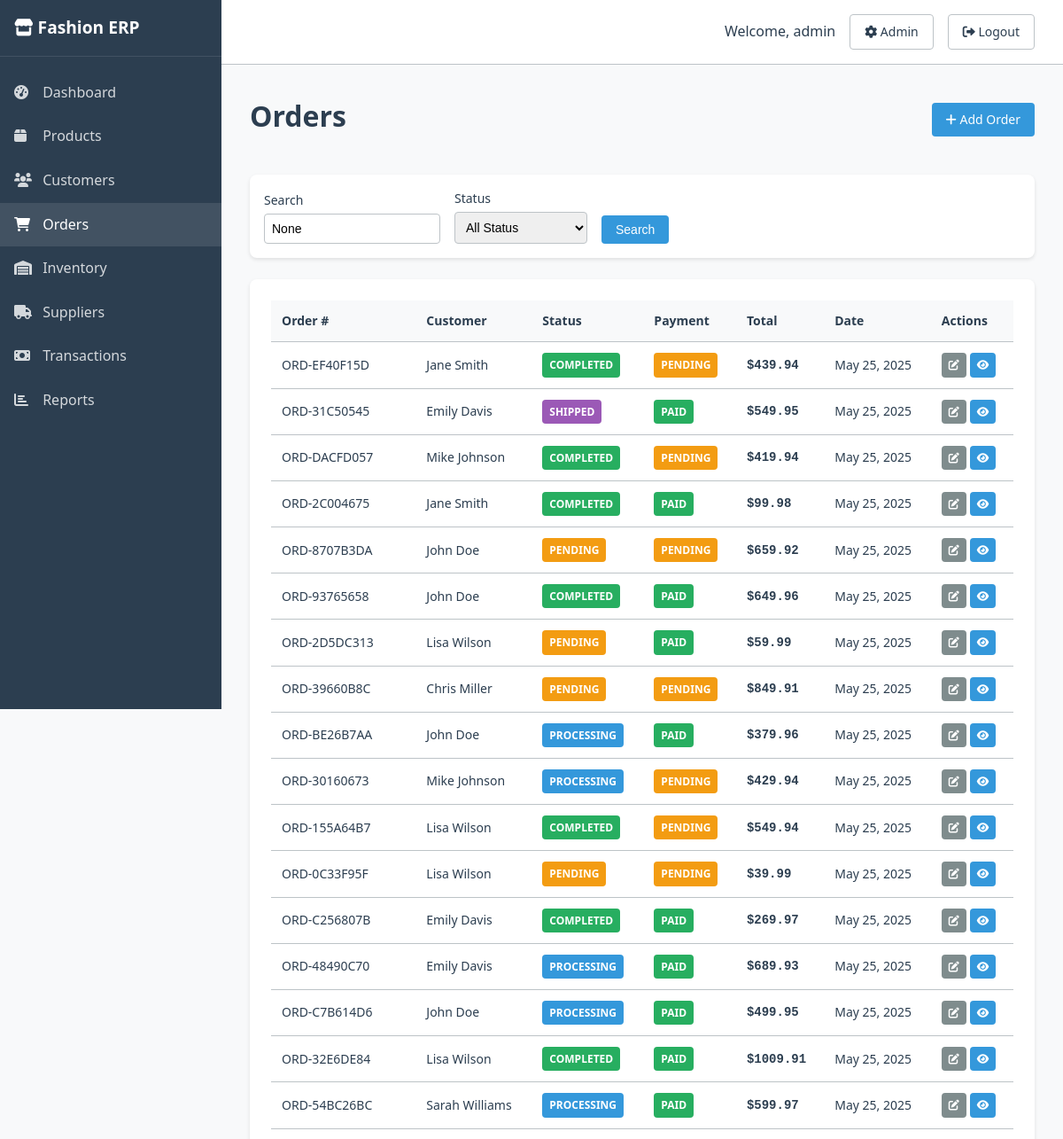
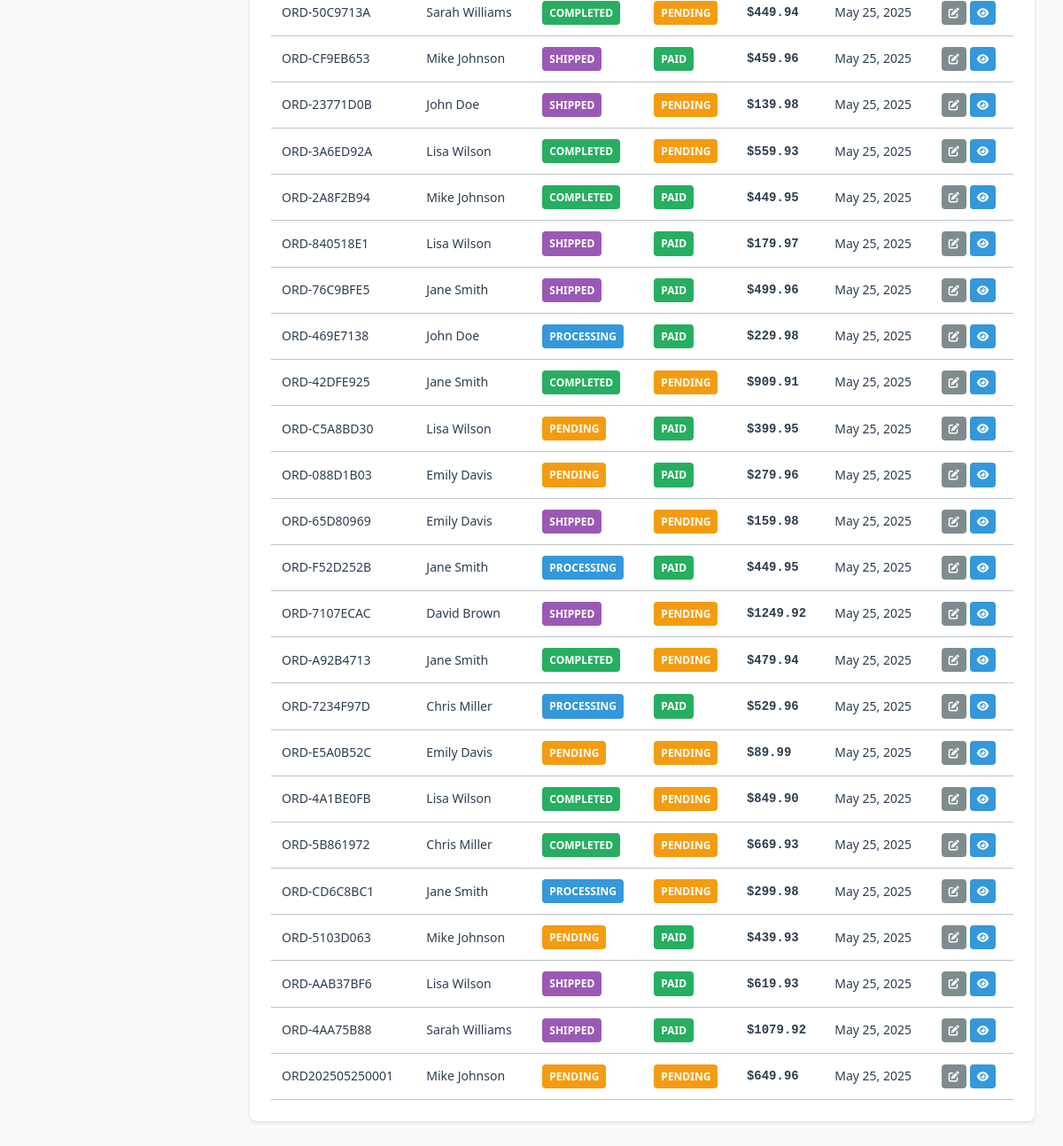
Screenshot of /orders/ (signed in) with the database file from the repository (2 pictures, top to bottom).
### erp/models.py (models this page shows, shortened)
class Order(models.Model):
    STATUS_CHOICES = [
        ('pending', 'Pending'),
        ('processing', 'Processing'),
        ('shipped', 'Shipped'),
        ('delivered', 'Delivered'),
        ('cancelled', 'Cancelled'),
        ('completed', 'Completed'),
    ]
    PAYMENT_STATUS_CHOICES = [
        ('pending', 'Pending'),
        ('paid', 'Paid'),
        ('failed', 'Failed'),
        ('refunded', 'Refunded'),
    ]
    order_number = models.CharField(max_length=20, unique=True, blank=True)
    customer = models.ForeignKey(Customer, related_name='orders', on_delete=models.CASCADE)
    status = models.CharField(max_length=20, choices=STATUS_CHOICES, default='pending')
    payment_status = models.CharField(max_length=20, choices=PAYMENT_STATUS_CHOICES, default='pending')
    subtotal = models.DecimalField(max_digits=10, decimal_places=2, validators=[MinValueValidator(0)])
    tax_amount = models.DecimalField(max_digits=10, decimal_places=2, default=0, validators=[MinValueValidator(0)])
    discount_amount = models.DecimalField(max_digits=10, decimal_places=2, default=0, validators=[MinValueValidator(0)])
    total_amount = models.DecimalField(max_digits=10, decimal_places=2, validators=[MinValueValidator(0)])
    notes = models.TextField(blank=True)
    created_at = models.DateTimeField(auto_now_add=True)
    updated_at = models.DateTimeField(auto_now=True)
    class Meta:
        ordering = ['-created_at']

class Customer(models.Model):
    GENDER_CHOICES = [
        ('M', 'Male'),
        ('F', 'Female'),
        ('O', 'Other'),
    ]
    first_name = models.CharField(max_length=50)
    last_name = models.CharField(max_length=50)
    email = models.EmailField(unique=True)
    phone = models.CharField(max_length=20)
    gender = models.CharField(max_length=1, choices=GENDER_CHOICES, blank=True)
    date_of_birth = models.DateField(blank=True, null=True)
    address = models.TextField()
    city = models.CharField(max_length=100)
    postal_code = models.CharField(max_length=20)
    is_active = models.BooleanField(default=True)
    created_at = models.DateTimeField(auto_now_add=True)
    updated_at = models.DateTimeField(auto_now=True)
    class Meta:
        ordering = ['-created_at']
    @property
    def full_name(self):
        return f"{self.first_name} {self.last_name}"

### erp/views.py (the view, shortened to what this page needs)
# urls.py: path('orders/', views.orders, name='orders'),
@login_required
def orders(request):
    orders = Order.objects.select_related('customer').prefetch_related('items__product_variant__product')
    status = request.GET.get('status')
    if status:
        orders = orders.filter(status=status)
    search = request.GET.get('search')
    context = {
        'orders': orders,
        'search': search,
        'selected_status': status,
        'status_choices': Order.STATUS_CHOICES,
    }
    return render(request, 'erp/orders.html', context)

### templates/erp/orders.html (shortened to what this page needs)
{% extends 'base.html' %}
{% load humanize %}
{% block content %}
<div class="page-header">
    <h2>Orders</h2>
    <div class="page-actions">
        <a href="/admin/erp/order/add/" class="btn btn-primary">
            <i class="fas fa-plus"></i>
            Add Order
        </a>
    </div>
</div>
<div class="filters">
    <form method="get" class="filter-form">
        <div class="filter-group">
            <label>Search</label>
            <input type="text" name="search" value="{{ search }}" placeholder="Search orders...">
        </div>
        <div class="filter-group">
            <label>Status</label>
            <select name="status">
                <option value="">All Status</option>
            </select>
        </div>
        <div class="filter-group">
            <label>&nbsp;</label>
            <button type="submit" class="btn btn-primary">Search</button>
        </div>
    </form>
</div>
<div class="card">
    <div class="card-content">
        <div class="table-container">
            <table class="data-table">
                <thead>
                    <tr>
                        <th>Order #</th>
                        <th>Customer</th>
                        <th>Status</th>
                        <th>Payment</th>
                        <th>Total</th>
                        <th>Date</th>
                        <th>Actions</th>
                    </tr>
                </thead>
                <tbody>
                    {% for order in orders %}
                    <tr>
                        <td>{{ order.order_number }}</td>
                        <td>{{ order.customer.full_name }}</td>
                        <td>
                            <span class="badge badge-{{ order.status }}">{{ order.get_status_display }}</span>
                        </td>
                        <td>
                            <span class="badge badge-{{ order.payment_status }}">{{ order.get_payment_status_display }}</span>
                        </td>
                        <td class="amount">${{ order.total_amount|floatformat:2 }}</td>
                        <td>{{ order.created_at|date:"M d, Y" }}</td>
                        <td>
                            <div class="action-buttons">
                                <a href="/admin/erp/order/{{ order.id }}/change/" class="btn btn-sm btn-secondary">
                                    <i class="fas fa-edit"></i>
                                </a>
                                <a href="#" class="btn btn-sm btn-primary">
                                    <i class="fas fa-eye"></i>
                                </a>
                            </div>
                        </td>
                    </tr>
                    {% empty %}
                    <tr>
                        <td colspan="7" class="text-center">No orders found</td>
                    </tr>
                    {% endfor %}
                </tbody>
            </table>
        </div>
    </div>
</div>
{% endblock %}

### templates/base.html (shortened to what this page needs)
{% load static %}
<!DOCTYPE html>
<html lang="en">
<head>
    <link href="https://cdnjs.cloudflare.com/ajax/libs/font-awesome/6.0.0/css/all.min.css" rel="stylesheet">
    <link href="{% static 'css/style.css' %}" rel="stylesheet">
</head>
<body>
    <div class="app-container">
        <nav class="sidebar">
            <div class="sidebar-header">
                <h3><i class="fas fa-store"></i> Fashion ERP</h3>
            </div>
            <ul class="sidebar-menu">
                <li><a href="{% url 'erp:dashboard' %}" class="{% if request.resolver_match.url_name == 'dashboard' %}active{% endif %}">
                    <i class="fas fa-tachometer-alt"></i> Dashboard
                </a></li>
                <li><a href="{% url 'erp:products' %}" class="{% if request.resolver_match.url_name == 'products' %}active{% endif %}">
                    <i class="fas fa-box"></i> Products
                </a></li>
                <li><a href="{% url 'erp:customers' %}" class="{% if request.resolver_match.url_name == 'customers' %}active{% endif %}">
                    <i class="fas fa-users"></i> Customers
                </a></li>
                <li><a href="{% url 'erp:orders' %}" class="{% if request.resolver_match.url_name == 'orders' %}active{% endif %}">
                    <i class="fas fa-shopping-cart"></i> Orders
                </a></li>
                <li><a href="{% url 'erp:inventory' %}" class="{% if request.resolver_match.url_name == 'inventory' %}active{% endif %}">
                    <i class="fas fa-warehouse"></i> Inventory
                </a></li>
                <li><a href="{% url 'erp:suppliers' %}" class="{% if request.resolver_match.url_name == 'suppliers' %}active{% endif %}">
                    <i class="fas fa-truck"></i> Suppliers
                </a></li>
                <li><a href="{% url 'erp:transactions' %}" class="{% if request.resolver_match.url_name == 'transactions' %}active{% endif %}">
                    <i class="fas fa-money-bill"></i> Transactions
                </a></li>
                <li><a href="{% url 'erp:reports' %}" class="{% if request.resolver_match.url_name == 'reports' %}active{% endif %}">
                    <i class="fas fa-chart-bar"></i> Reports
                </a></li>
            </ul>
        </nav>
        <div class="main-content">
            <header class="header">
                <div class="header-right">
                    <div class="user-menu">
                        <span>Welcome, {{ user.username }}</span>
                        <a href="/admin/" class="btn btn-outline">
                            <i class="fas fa-cog"></i> Admin
                        </a>
                        <a href="/admin/logout/" class="btn btn-outline">
                            <i class="fas fa-sign-out-alt"></i> Logout
                        </a>
                    </div>
                </div>
            </header>
            <main class="content">
                {% block content %}
                {% endblock %}
            </main>
        </div>
    </div>
</body>
</html>

### static/css/style.css (style rules this page uses)
* { margin: 0; padding: 0; box-sizing: border-box; }
:root { --primary-color: #2c3e50; --secondary-color: #3498db; --success-color: #27ae60; --warning-color: #f39c12; --danger-color: #e74c3c; --dark-color: #1a252f; --light-color: #ecf0f1; --border-color: #bdc3c7; --text-color: #2c3e50; --text-muted: #7f8c8d; }
body { font-family: 'Segoe UI', Tahoma, Geneva, Verdana, sans-serif; background-color: #f8f9fa; color: var(--text-color); line-height: 1.6; }
.app-container { display: flex; min-height: 100vh; }
.sidebar { width: 250px; background-color: var(--primary-color); color: white; position: fixed; height: 100vh; overflow-y: auto; z-index: 1000; }
.sidebar-header { padding: 1rem; border-bottom: 1px solid rgba(255, 255, 255, 0.1); }
.sidebar-header h3 { font-size: 1.2rem; font-weight: 600; }
.sidebar-menu { list-style: none; padding: 1rem 0; }
.sidebar-menu li { margin: 0; }
.sidebar-menu a { display: block; padding: 0.75rem 1rem; color: rgba(255, 255, 255, 0.8); text-decoration: none; transition: all 0.3s ease; }
.sidebar-menu a:hover, .sidebar-menu a.active { background-color: rgba(255, 255, 255, 0.1); color: white; }
.sidebar-menu i { width: 20px; margin-right: 0.5rem; }
.main-content { flex: 1; margin-left: 250px; display: flex; flex-direction: column; }
.header { background-color: white; padding: 1rem 2rem; border-bottom: 1px solid var(--border-color); display: flex; justify-content: space-between; align-items: center; }
.header-right { display: flex; align-items: center; gap: 1rem; }
.user-menu { display: flex; align-items: center; gap: 1rem; }
.content { flex: 1; padding: 2rem; }
.page-header { margin-bottom: 2rem; display: flex; justify-content: space-between; align-items: center; }
.page-header h2 { font-size: 2rem; margin-bottom: 0.5rem; }
.page-actions { display: flex; gap: 0.5rem; }
.card { background-color: white; border-radius: 8px; box-shadow: 0 2px 4px rgba(0, 0, 0, 0.1); margin-bottom: 1.5rem; }
.card-content { padding: 1.5rem; }
.filters { margin-bottom: 1.5rem; }
.filter-form { display: flex; gap: 1rem; align-items: end; background-color: white; padding: 1rem; border-radius: 8px; box-shadow: 0 2px 4px rgba(0, 0, 0, 0.1); }
.filter-group { display: flex; flex-direction: column; }
.filter-group label { font-size: 0.875rem; font-weight: 500; margin-bottom: 0.25rem; color: var(--text-color); }
.filter-group input, .filter-group select { padding: 0.5rem; border: 1px solid var(--border-color); border-radius: 4px; font-size: 0.875rem; min-width: 150px; }
.table-container { overflow-x: auto; }
.data-table { width: 100%; border-collapse: collapse; font-size: 0.875rem; }
.data-table th, .data-table td { padding: 0.75rem; text-align: left; border-bottom: 1px solid var(--border-color); }
.data-table th { background-color: #f8f9fa; font-weight: 600; color: var(--text-color); }
.btn { display: inline-block; padding: 0.5rem 1rem; border: none; border-radius: 4px; text-decoration: none; font-size: 0.875rem; font-weight: 500; cursor: pointer; transition: all 0.3s ease; text-align: center; }
.btn-primary { background-color: var(--secondary-color); color: white; }
.btn-secondary { background-color: var(--text-muted); color: white; }
.btn-outline { background-color: transparent; color: var(--text-color); border: 1px solid var(--border-color); }
.btn-sm { padding: 0.25rem 0.5rem; font-size: 0.75rem; }
.action-buttons { display: flex; gap: 0.25rem; }
.badge { display: inline-block; padding: 0.25rem 0.5rem; font-size: 0.75rem; font-weight: 600; border-radius: 4px; text-transform: uppercase; }
.badge-pending { background-color: var(--warning-color); color: white; }
.badge-processing { background-color: var(--secondary-color); color: white; }
.badge-shipped { background-color: #9b59b6; color: white; }
.badge-completed { background-color: var(--success-color); color: white; }
.badge-paid { background-color: var(--success-color); color: white; }
.amount { font-weight: 600; font-family: 'Courier New', monospace; }

### rows the page displays
Order: order_number "ORD-EF40F15D", customer.full_name "Jane Smith", status "COMPLETED", payment_status "PENDING", total_amount "439.94", created_at "May 25, 2025"
Order: order_number "ORD-31C50545", customer.full_name "Emily Davis", status "SHIPPED", payment_status "PAID", total_amount "549.95", created_at "May 25, 2025"
Order: order_number "ORD-DACFD057", customer.full_name "Mike Johnson", status "COMPLETED", payment_status "PENDING", total_amount "419.94", created_at "May 25, 2025"
Order: order_number "ORD-2C004675", customer.full_name "Jane Smith", status "COMPLETED", payment_status "PAID", total_amount "99.98", created_at "May 25, 2025"
Order: order_number "ORD-8707B3DA", customer.full_name "John Doe", status "PENDING", payment_status "PENDING", total_amount "659.92", created_at "May 25, 2025"
Order: order_number "ORD-93765658", customer.full_name "John Doe", status "COMPLETED", payment_status "PAID", total_amount "649.96", created_at "May 25, 2025"
Order: order_number "ORD-2D5DC313", customer.full_name "Lisa Wilson", status "PENDING", payment_status "PAID", total_amount "59.99", created_at "May 25, 2025"
Order: order_number "ORD-39660B8C", customer.full_name "Chris Miller", status "PENDING", payment_status "PENDING", total_amount "849.91", created_at "May 25, 2025"
Order: order_number "ORD-BE26B7AA", customer.full_name "John Doe", status "PROCESSING", payment_status "PAID", total_amount "379.96", created_at "May 25, 2025"
Order: order_number "ORD-30160673", customer.full_name "Mike Johnson", status "PROCESSING", payment_status "PENDING", total_amount "429.94", created_at "May 25, 2025"
Order: order_number "ORD-155A64B7", customer.full_name "Lisa Wilson", status "COMPLETED", payment_status "PENDING", total_amount "549.94", created_at "May 25, 2025"
Order: order_number "ORD-0C33F95F", customer.full_name "Lisa Wilson", status "PENDING", payment_status "PENDING", total_amount "39.99", created_at "May 25, 2025"
Order: order_number "ORD-C256807B", customer.full_name "Emily Davis", status "COMPLETED", payment_status "PAID", total_amount "269.97", created_at "May 25, 2025"
Order: order_number "ORD-48490C70", customer.full_name "Emily Davis", status "PROCESSING", payment_status "PAID", total_amount "689.93", created_at "May 25, 2025"
Order: order_number "ORD-C7B614D6", customer.full_name "John Doe", status "PROCESSING", payment_status "PAID", total_amount "499.95", created_at "May 25, 2025"
Order: order_number "ORD-32E6DE84", customer.full_name "Lisa Wilson", status "COMPLETED", payment_status "PAID", total_amount "1009.91", created_at "May 25, 2025"
Order: order_number "ORD-54BC26BC", customer.full_name "Sarah Williams", status "PROCESSING", payment_status "PAID", total_amount "599.97", created_at "May 25, 2025"
Order: order_number "ORD-50C9713A", customer.full_name "Sarah Williams", status "COMPLETED", payment_status "PENDING", total_amount "449.94", created_at "May 25, 2025"
Order: order_number "ORD-CF9EB653", customer.full_name "Mike Johnson", status "SHIPPED", payment_status "PAID", total_amount "459.96", created_at "May 25, 2025"
Order: order_number "ORD-23771D0B", customer.full_name "John Doe", status "SHIPPED", payment_status "PENDING", total_amount "139.98", created_at "May 25, 2025"
Order: order_number "ORD-3A6ED92A", customer.full_name "Lisa Wilson", status "COMPLETED", payment_status "PENDING", total_amount "559.93", created_at "May 25, 2025"
Order: order_number "ORD-2A8F2B94", customer.full_name "Mike Johnson", status "COMPLETED", payment_status "PAID", total_amount "449.95", created_at "May 25, 2025"
Order: order_number "ORD-840518E1", customer.full_name "Lisa Wilson", status "SHIPPED", payment_status "PAID", total_amount "179.97", created_at "May 25, 2025"
Order: order_number "ORD-76C9BFE5", customer.full_name "Jane Smith", status "SHIPPED", payment_status "PAID", total_amount "499.96", created_at "May 25, 2025"
Order: order_number "ORD-469E7138", customer.full_name "John Doe", status "PROCESSING", payment_status "PAID", total_amount "229.98", created_at "May 25, 2025"
Order: order_number "ORD-42DFE925", customer.full_name "Jane Smith", status "COMPLETED", payment_status "PENDING", total_amount "909.91", created_at "May 25, 2025"
Order: order_number "ORD-C5A8BD30", customer.full_name "Lisa Wilson", status "PENDING", payment_status "PAID", total_amount "399.95", created_at "May 25, 2025"
Order: order_number "ORD-088D1B03", customer.full_name "Emily Davis", status "PENDING", payment_status "PAID", total_amount "279.96", created_at "May 25, 2025"
Order: order_number "ORD-65D80969", customer.full_name "Emily Davis", status "SHIPPED", payment_status "PENDING", total_amount "159.98", created_at "May 25, 2025"
Order: order_number "ORD-F52D252B", customer.full_name "Jane Smith", status "PROCESSING", payment_status "PAID", total_amount "449.95", created_at "May 25, 2025"
Order: order_number "ORD-7107ECAC", customer.full_name "David Brown", status "SHIPPED", payment_status "PENDING", total_amount "1249.92", created_at "May 25, 2025"
Order: order_number "ORD-A92B4713", customer.full_name "Jane Smith", status "COMPLETED", payment_status "PENDING", total_amount "479.94", created_at "May 25, 2025"
Order: order_number "ORD-7234F97D", customer.full_name "Chris Miller", status "PROCESSING", payment_status "PAID", total_amount "529.96", created_at "May 25, 2025"
Order: order_number "ORD-E5A0B52C", customer.full_name "Emily Davis", status "PENDING", payment_status "PENDING", total_amount "89.99", created_at "May 25, 2025"
Order: order_number "ORD-4A1BE0FB", customer.full_name "Lisa Wilson", status "COMPLETED", payment_status "PENDING", total_amount "849.90", created_at "May 25, 2025"
Order: order_number "ORD-5B861972", customer.full_name "Chris Miller", status "COMPLETED", payment_status "PENDING", total_amount "669.93", created_at "May 25, 2025"
Order: order_number "ORD-CD6C8BC1", customer.full_name "Jane Smith", status "PROCESSING", payment_status "PENDING", total_amount "299.98", created_at "May 25, 2025"
Order: order_number "ORD-5103D063", customer.full_name "Mike Johnson", status "PENDING", payment_status "PAID", total_amount "439.93", created_at "May 25, 2025"
Order: order_number "ORD-AAB37BF6", customer.full_name "Lisa Wilson", status "SHIPPED", payment_status "PAID", total_amount "619.93", created_at "May 25, 2025"
Order: order_number "ORD-4AA75B88", customer.full_name "Sarah Williams", status "SHIPPED", payment_status "PAID", total_amount "1079.92", created_at "May 25, 2025"
Order: order_number "ORD202505250001", customer.full_name "Mike Johnson", status "PENDING", payment_status "PENDING", total_amount "649.96", created_at "May 25, 2025"

### other values shown
{{ user.username }} "admin"
